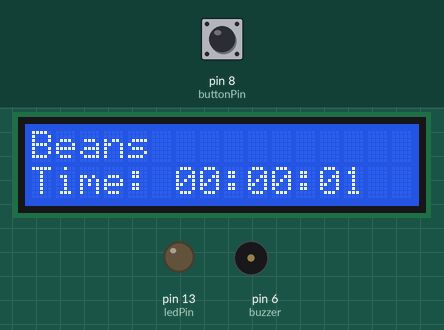
This sketch was run on a simulated Arduino Uno, built with avr-gcc and run on an emulated ATmega328P. Parts: 16×2 character LCD, output pins drawn as LEDs (lit = HIGH), buzzer (waves = sounding). The test bench sets the inputs (shaded band); at power-on: pin 8 (buttonPin) LOW.

Above: at 1.2 s.
1.3 s: pin 8 (buttonPin) pulled HIGH for 0.15 s
At 1.38 s:
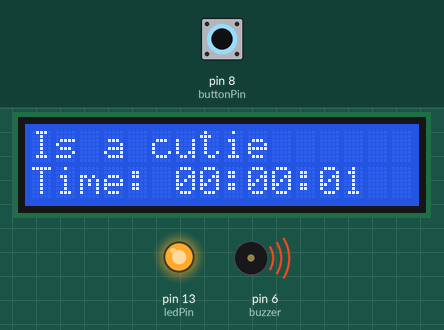
2.9 s: pin 8 (buttonPin) pulled HIGH for 1 s
At 3.7 s:
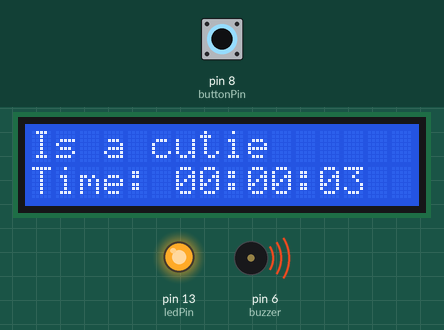
4.5 s: pin 8 (buttonPin) pulled HIGH for 0.15 s
At 5.8 s:
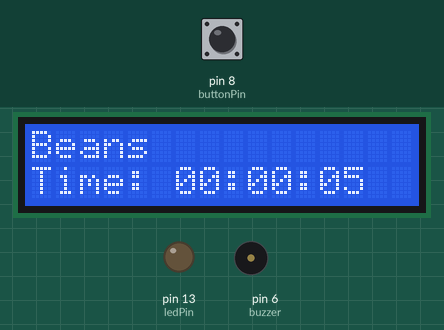
6.1 s: pin 8 (buttonPin) pulled HIGH for 1 s
At 8.8 s:
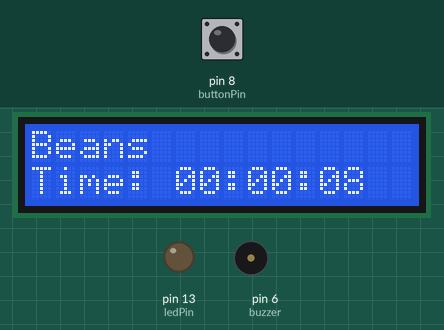
Timing chart, 0 to 9.6 s (numbered marks = the images above; inputs shaded):
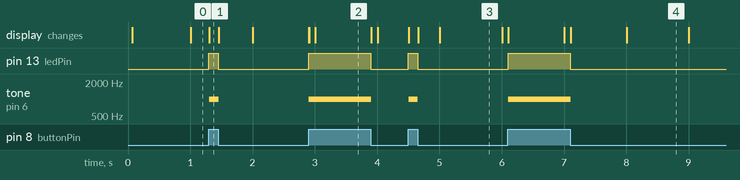

Measured:
- after the input at 1.3 s, pin 13 (ledPin): LOW → HIGH at once, → LOW 0.15 s later; tone on pin 6 (buzzer): silent → 1000 Hz at once, → silent 0.15 s later; the display: changes at once (image 1)
- after the input at 2.9 s, pin 13 (ledPin): LOW → HIGH at once, → LOW 1.0 s later; tone on pin 6 (buzzer): silent → 1000 Hz at once, → silent 1.0 s later; the display: first changes at once (image 2 shows a later state)
- after the input at 4.5 s, pin 13 (ledPin): LOW → HIGH at once, → LOW 0.15 s later; tone on pin 6 (buzzer): silent → 1000 Hz at once, → silent 0.15 s later; the display: first changes at once (image 3 shows a later state)
- after the input at 6.1 s, pin 13 (ledPin): LOW → HIGH at once, → LOW 1.0 s later; tone on pin 6 (buzzer): silent → 1000 Hz at once, → silent 1.0 s later; the display: first changes at once (image 4 shows a later state)
- what the display in image 3 shows lasts 1.0 s, from 5.0 s to 6.0 s

The sketch:

run-it.ino
```cpp
/*
  The LCD circuit:
 * LCD RS pin to digital pin 12
 * LCD Enable pin to digital pin 11
 * LCD D4 pin to digital pin 5
 * LCD D5 pin to digital pin 4
 * LCD D6 pin to digital pin 3
 * LCD D7 pin to digital pin 2
 * LCD R/W pin to ground
 * LCD VSS pin to ground
 * LCD VCC pin to 5V
 * 10K resistor:
 * ends to +5V and ground
 * wiper to LCD VO pin (pin 3)

*/

// include the library code:
#include <LiquidCrystal.h>

// initialize the library by associating any needed LCD interface pin
// with the arduino pin number it is connected to
const int rs = 12, en = 11, d4 = 5, d5 = 4, d6 = 3, d7 = 2;
LiquidCrystal lcd(rs, en, d4, d5, d6, d7);

const int buttonPin = 8;  // the number of the pushbutton pin
const int ledPin = 13;    // the number of the LED pin

// variables will change:
int buttonState = 0;  // variable for reading the pushbutton status


bool stringState = true;

// buzzer
const int buzzer = 6; //buzzer to arduino pin 9

void setup() {
  // Serial.begin(9600);

  // set up the LCD's number of columns and rows:
  lcd.begin(16, 2);

  // button stuff
  // initialize the LED pin as an output:
  pinMode(ledPin, OUTPUT);
  // initialize the pushbutton pin as an input:
  pinMode(buttonPin, INPUT);

  pinMode(buzzer, OUTPUT); // Set buzzer - pin 9 as an output
}

void loop() {
  updateTime();

  // button stuff
  // read the state of the pushbutton value:
  buttonState = digitalRead(buttonPin);

  // check if the pushbutton is pressed. If it is, the buttonState is HIGH:
  if (buttonState == HIGH) {
    // turn LED on:
    digitalWrite(ledPin, HIGH);
  } else {
    // turn LED off:
    digitalWrite(ledPin, LOW);
  }

  if ((buttonState == HIGH && stringState == false) || (buttonState == LOW && stringState == true)) {
    stringState = !stringState;
    switchPrint();
  }
}


void switchPrint() {
  lcd.setCursor(0, 0);
  lcd.clear();
  if (stringState == HIGH) {
    lcd.print("Is a cutie");
    tone(buzzer, 1000);
  } else {
    lcd.print("Beans");
    noTone(buzzer);
  }
}


void updateTime() {
  // time print
  char time[80];
  // set the cursor to column 0, line 1
  // (note: line 1 is the second row, since counting begins with 0):
  lcd.setCursor(0, 1);
  unsigned long currentMillis = millis();
  unsigned long seconds = currentMillis / 1000;
  unsigned long minutes = seconds / 60;
  unsigned long hours = minutes / 60;
  unsigned long days = hours / 24;
  seconds %= 60;
  minutes %= 60;
  hours %= 24;

  sprintf(time, "Time: %02ld:%02ld:%02ld", hours, minutes, seconds);
  lcd.print(time);
}
```
